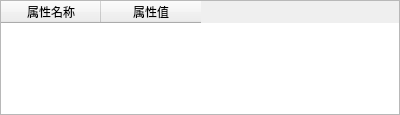
<ui version="4.0">
 <class>qMRMLNodeAttributeTableView</class>
 <widget class="QWidget" name="qMRMLNodeAttributeTableView">
  <property name="geometry">
   <rect>
    <x>0</x>
    <y>0</y>
    <width>400</width>
    <height>115</height>
   </rect>
  </property>
  <property name="sizePolicy">
   <sizepolicy hsizetype="Preferred" vsizetype="MinimumExpanding">
    <horstretch>0</horstretch>
    <verstretch>0</verstretch>
   </sizepolicy>
  </property>
  <property name="minimumSize">
   <size>
    <width>0</width>
    <height>115</height>
   </size>
  </property>
  <property name="windowTitle">
   <string>qMRML节点属性表视图</string>
  </property>
  <layout class="QGridLayout" name="gridLayout">
   <property name="leftMargin">
    <number>0</number>
   </property>
   <property name="topMargin">
    <number>0</number>
   </property>
   <property name="rightMargin">
    <number>0</number>
   </property>
   <property name="bottomMargin">
    <number>0</number>
   </property>
   <item row="0" column="0">
    <widget class="QTableWidget" name="NodeAttributesTable">
     <property name="sizePolicy">
      <sizepolicy hsizetype="Preferred" vsizetype="MinimumExpanding">
       <horstretch>0</horstretch>
       <verstretch>1</verstretch>
      </sizepolicy>
     </property>
     <property name="minimumSize">
      <size>
       <width>0</width>
       <height>96</height>
      </size>
     </property>
     <property name="maximumSize">
      <size>
       <width>16777215</width>
       <height>16777215</height>
      </size>
     </property>
     <property name="alternatingRowColors">
      <bool>true</bool>
     </property>
     <attribute name="verticalHeaderVisible">
      <bool>false</bool>
     </attribute>
     <column>
      <property name="text">
       <string>属性名称</string>
      </property>
     </column>
     <column>
      <property name="text">
       <string>属性值</string>
      </property>
     </column>
    </widget>
   </item>
  </layout>
 </widget>
 <resources />
 <connections />
</ui>
